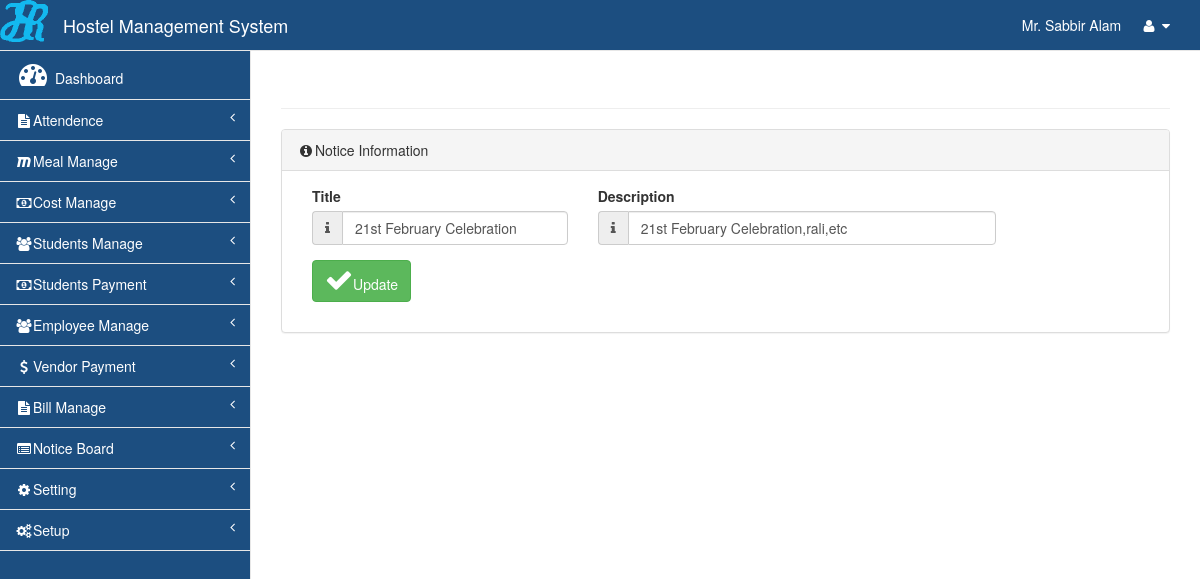
/ui/notice/noticeaction.php?id=6&wtd=edit (signed in), run on the app's committed database.
### tables this page shows
CREATE TABLE `notice` (
  `serial` int(11) NOT NULL,
  `title` varchar(100) NOT NULL,
  `description` varchar(500) NOT NULL,
  `createdDate` datetime NOT NULL
);

### inc/dbPlayer.php (called while the page is built, shortened)
<?php
class dbPlayer {
    private $db_host="localhost";
    private $db_name="hms";
    private $db_user="root";
    private $db_pass="";
    protected $con;
   public function open(){
        $this->con = mysqli_connect($this->db_host,$this->db_user,$this->db_pass);
       if($this->con)
       {
           $dbSelect = mysqli_select_db($this->con, $this->db_name);
           if($dbSelect)
           {
               return "true";
           }
           else
           {
               return mysqli_error();
           }
       }
        else
        {
            return  mysqli_error();
        }
    }
    public  function  getData($query)
    {
        $res = mysqli_query($this->con, $query);
        if(!$res)
        {
            return "Can't get data";
        }
        else
        {
            return $res;
        }
    }
}

### ui/notice/noticeaction.php (the view, shortened to what this page needs)
<?php
require('./../../inc/dbPlayer.php');
if (isset($_GET['id']) && $_GET['wtd']) {
    $db = new \dbPlayer\dbPlayer();
    if($_GET['wtd']==="edit")
    {
        if ($msg = "true") {
            $result = $db->getData("SELECT * FROM notice where serial='".$GLOBALS['serial']."'");
            if($result !== "Can't get data")
            {
                $data = array();
                while ($row = mysqli_fetch_array($result)) {
                    array_push($data,$row['title']);
                    array_push($data,$row['description']);
                }
                formRender($data[0],$data[1]);
            }
            else
            {
                echo '<script type="text/javascript"> alert("' . $result . '");</script>';
            }
        } else {
            echo '<script type="text/javascript"> alert("' . $msg . '");</script>';
        }
    }
    else
    {
        header("location: create.php");
    }
}
else
{
    header("location: create.php");
}
function formRender($title,$desc)
{ ?>
    <?php include('./../../master.php'); ?>
    <div id="page-wrapper">
    <div class="row">
        <div class="col-lg-12">
            <h1 class="page-header titlehms">Update Notice</h1>
        </div>
    </div>
    <div class="row">
        <div class="col-lg-12">
            <div class="panel panel-default">
                <div class="panel-heading">
                    <i class="fa fa-info-circle fa-fw"></i>Notice Information
                </div>
                <div class="panel-body">
                    <div class="row">
                        <div class="col-lg-12">
                            <form name="notic" action="noticeaction.php?update=1"  accept-charset="utf-8" method="post" enctype="multipart/form-data">
                                <div class="row">
                                    <div class="col-lg-12">
                                        <div class="col-lg-4">
                                            <div class="form-group ">
                                                <label>Title</label>
                                                <div class="input-group">
                                                    <span class="input-group-addon"><i class="fa fa-info"></i> </span>
                                                    <input type="text" placeholder="Notice Title" class="form-control" name="title" value="<?php echo $title;?>" required>
                                                </div>
                                            </div>
                                        </div>
                                        <div class="col-lg-6">
                                            <div class="form-group ">
                                                <label>Description</label>
                                                <div class="input-group">
                                                    <span class="input-group-addon"><i class="fa fa-info"></i> </span>
                                                    <textarea rows="1" placeholder="Description" class="form-control" name="description" required><?php echo $desc;?></textarea>
                                                </div>
                                            </div>
                                        </div>
                                    </div>
                                </div>
                                <div class="row">
                                    <div class="col-lg-12">
                                        <div class="col-lg-2">
                                            <div class="form-group ">
                                                <button type="submit" class="btn btn-success" name="btnUpdate" ><i class="fa fa-2x fa-check"></i>Update</button>
                                            </div>
                                        </div>
                                        <div class="col-lg-7">
                                        </div>
                                    </div>
                                </div>
                            </form>
                        </div>
                    </div>
                </div>
            </div>
        </div>
    </div>
    <?php include('./../../footer.php'); ?>
<?php }

### master.php (style rules this page uses)
textarea { resize: none; }

### data on the page
notice: title "21st February Celebration", description "21st February Celebration,rali,etc"

### other printed values
$name "Mr. Sabbir Alam"
